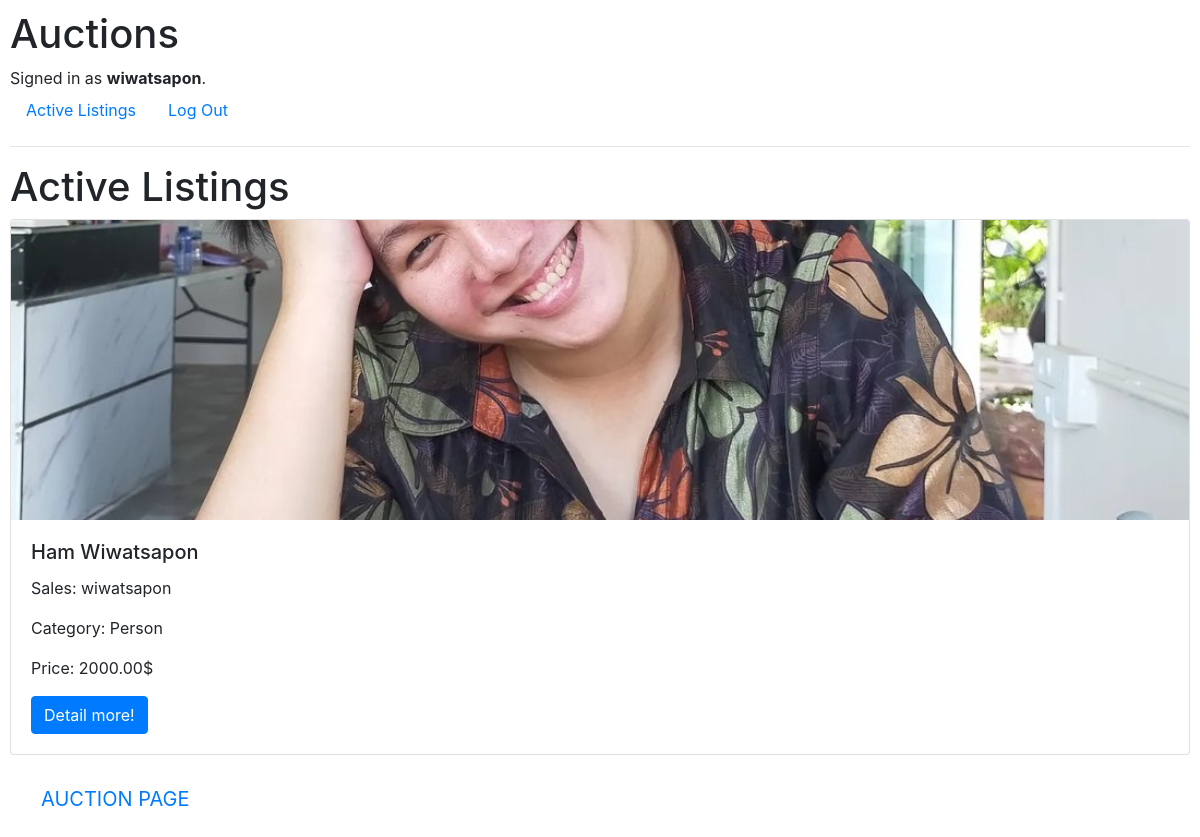
The page / (signed in) on the database its author committed.
### auctions/models.py (models this page shows, shortened)
class User(AbstractUser):
    pass

class Auction(models.Model):
    name = models.CharField(max_length=64)
    user = models.ForeignKey(User, on_delete=models.CASCADE, null=True, editable=False)
    category = models.ForeignKey(Category, on_delete=models.CASCADE, null=True, blank=True)
    price = models.DecimalField(max_digits=64, decimal_places=2)
    image = models.ImageField(upload_to="images/", null=True)

class Category(models.Model):
    name = models.CharField(max_length=64)
    slug = models.SlugField()
    parent = models.ForeignKey('self',blank=True, null=True ,related_name='children', on_delete=models.CASCADE)
    class Meta:
        verbose_name_plural = "categories"
    def __str__(self):
        full_path = [self.name]
        k = self.parent
        while k is not None:
            full_path.append(k.name)
            k = k.parent
        return ' -> '.join(full_path[::-1])

### auctions/views.py (the view)
# urls.py: path("", views.index, name="index"),
def index(request):
    auctions = Auction.objects.all()
    return render(request, "auctions/index.html",{
        "auctions": auctions,
    })

### auctions/templates/auctions/index.html
{% extends "auctions/layout.html" %}
{% block body %}
<h1>Active Listings</h1>
{% for auction in auctions %}
<div class="card mb-3">
  <img class="card-img-top" style="max-width:auto; max-height:300px; object-fit:cover;" src="{{ auction.image.url }}" alt="{{ auction.name }}">
  <div class="card-body">
    <h5 class="card-title">{{ auction.name }}</h5>
    <p class="card-text">Sales: {{ auction.user }}</p>
    <p class="card-text">Category: {{ auction.category }}</p>
    <p class="card-text">Price: {{ auction.price }}$</p>
    <a href="#" class="btn btn-primary">Detail more!</a>
  </div>
</div>
{% endfor %}
<nav class="navbar sticky-bottom bg-body-tertiary">
    <div class="container-fluid">
      <a class="navbar-brand" href="{% url 'index' %}">AUCTION PAGE</a>
    </div>
</nav>
{% endblock %}

### auctions/templates/auctions/layout.html (shortened to what this page needs)
{% load static %}
<!DOCTYPE html>
<html lang="en">
    <head>
        <link rel="stylesheet" href="https://stackpath.bootstrapcdn.com/bootstrap/4.4.1/css/bootstrap.min.css">
        <link href="{% static 'auctions/styles.css' %}" rel="stylesheet">
    </head>
    <body>
        <h1>Auctions</h1>
        <div>
            {% if user.is_authenticated %}
                Signed in as <strong>{{ user.username }}</strong>.
            {% else %}
                Not signed in.
            {% endif %}
        </div>
        <ul class="nav">
            <li class="nav-item">
                <a class="nav-link" href="{% url 'index' %}">Active Listings</a>
            </li>
            {% if user.is_authenticated %}
                <li class="nav-item">
                    <a class="nav-link" href="{% url 'logout' %}">Log Out</a>
                </li>
            {% endif %}
        </ul>
        <hr>
        {% block body %}
        {% endblock %}
    </body>
</html>

### auctions/static/auctions/styles.css (style rules this page uses)
body { padding: 10px; }

### rows shown on the page
User: username "wiwatsapon"
Auction: image (picture), name "Ham Wiwatsapon", user "wiwatsapon", category "Person", price "2000.00"
